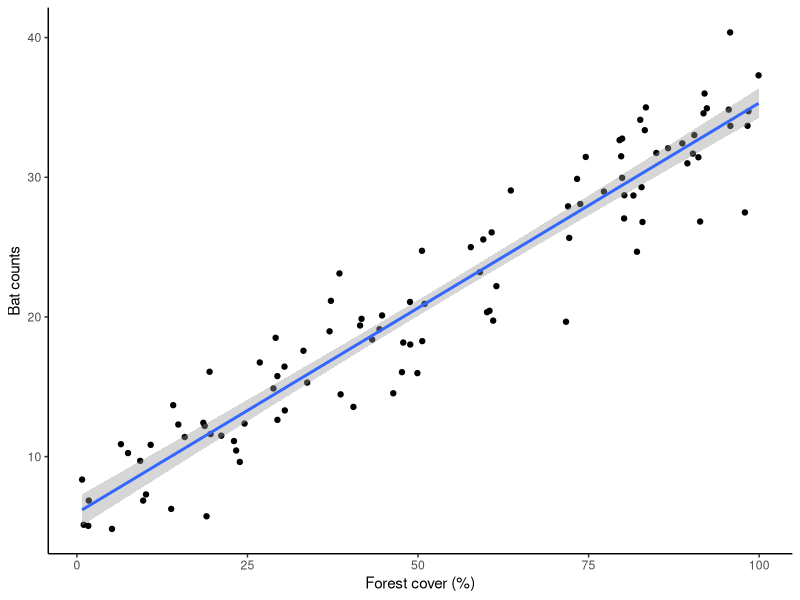
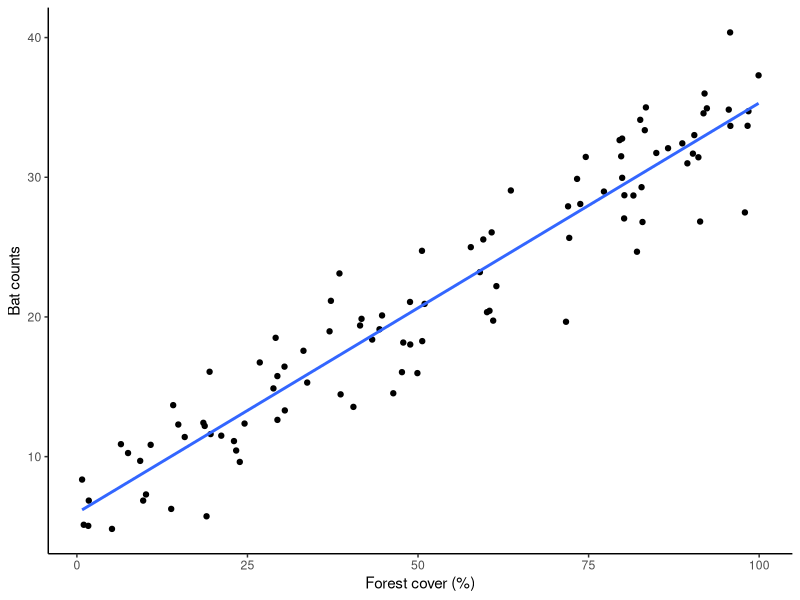
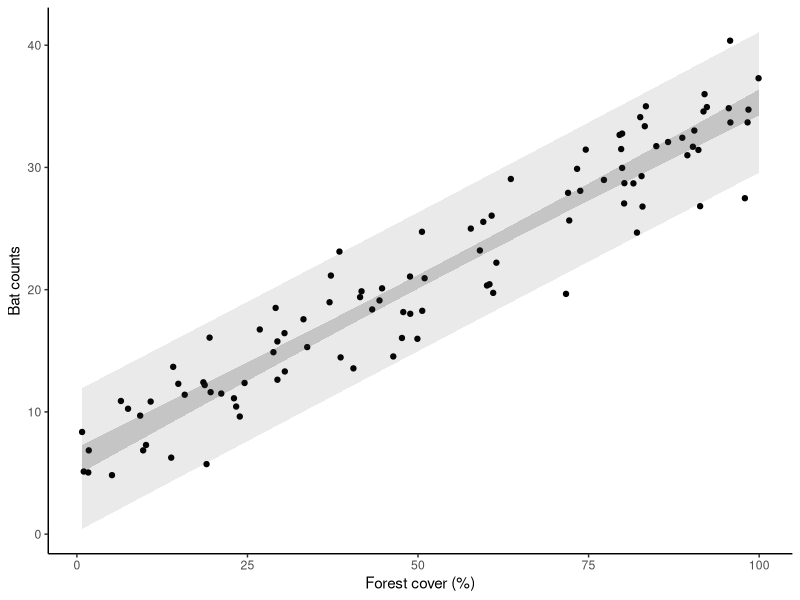
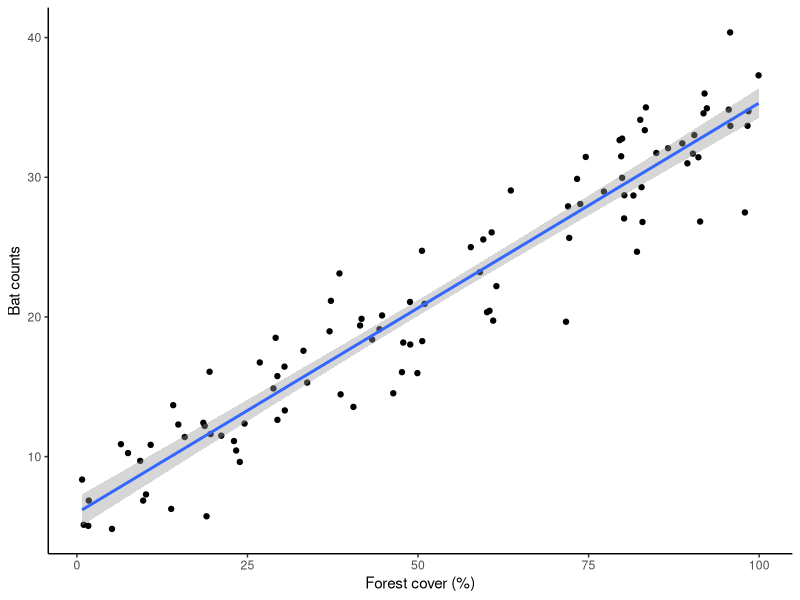
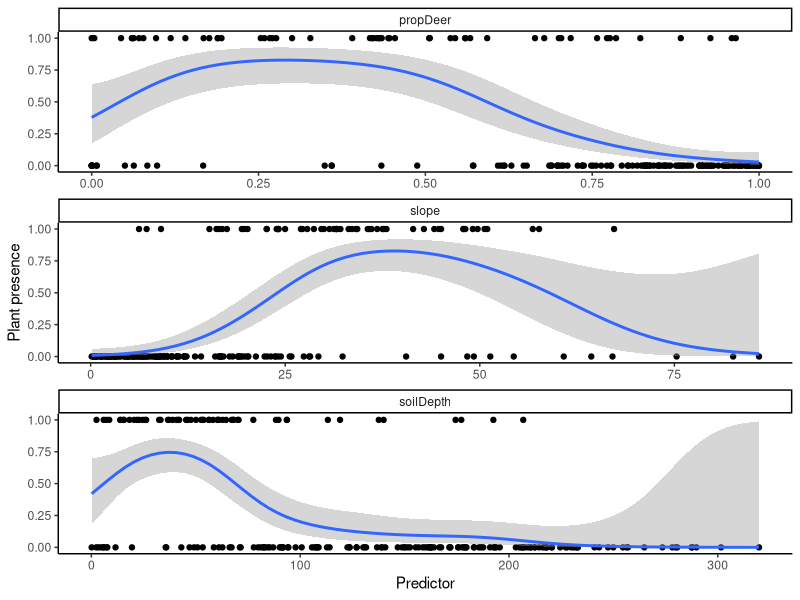

Write the R code that produced these figures, in order.
## ---- chunk 1
#Trick to get smaller R code size with out resorting to LaTeX text sizes
def.chunk.hook  <- knitr::knit_hooks$get("chunk")
knitr::knit_hooks$set(chunk = function(x, options) {
  x <- def.chunk.hook(x, options)
  ifelse(options$size != "normalsize", paste0("\n \\", options$size,"\n\n", x, "\n\n \\normalsize"), x)
})

knitr::opts_chunk$set(echo = FALSE, eval = TRUE, message=TRUE, warning=TRUE, size = 'footnotesize')
library(MASS) #glm.nb
library(tidyverse)
theme_set(theme_classic())
library(ggeffects)
library(ggpubr)
library(knitr)

#Generate data 
n <- 100
x <- runif(n,0,100)
yhat <- 5 + 0.3*x #Expected value
# y1 <- rpois(n,exp(yhat))  #Poisson process
y1 <- abs(rnorm(n,yhat,3)) #Normal process
d1 <- data.frame(forest=x,batAbund=y1,unicorns=round(runif(n,0,300))) #Dataframe
# ggplot(d1,aes(x,y1))+geom_point()

## ---- chunk 2
(p1 <- ggplot(d1,aes(x,y1))+geom_point() + labs(x='Forest cover (%)',y='Bat counts') + 
  geom_smooth(method='lm',formula=y~x))
## ---- chunk 3
(ggplot(d1,aes(x,y1))+geom_point() + labs(x='Forest cover (%)',y='Bat counts') + 
  geom_smooth(method='lm',se=FALSE,formula=y~x))
## ---- chunk 4

predInt1 <- data.frame(d1, predict(lm(y1~x,data=d1), interval = "confidence"))
predInt2 <- data.frame(d1, predict(lm(y1~x,data=d1), interval = "prediction"))

ggplot(d1,aes(x,y1))+geom_point() + labs(x='Forest cover (%)',y='Bat counts') + 
  geom_ribbon(data=predInt1,aes(x=x,ymax=upr,ymin=lwr),alpha=0.2)+
  geom_ribbon(data=predInt2,aes(x=x,ymax=upr,ymin=lwr),alpha=0.1)
## ---- chunk 5
m1 <- lm(batAbund ~ forest + unicorns, data=d1)
summary(m1)

## ---- chunk 6
p1
## ---- chunk 7
plantDat <- read.csv('./plantDat.csv')

plantDat %>% pivot_longer(-plantPres) %>% 
    ggplot(aes(x=value,y=plantPres))+geom_point()+
    facet_wrap(~name,scales = 'free',ncol=1)+
    geom_smooth(method='gam',formula=y~s(x),
                method.args=list(family='binomial'))+
  theme()+labs(x='Predictor',y='Plant presence')
